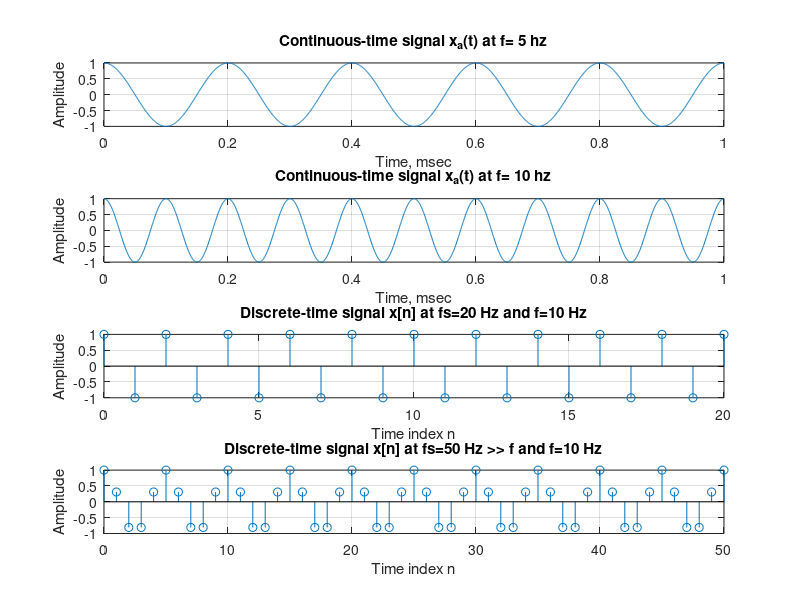

This figure's MATLAB source:
clc;
t = 0:0.0005:1; 
xa = cos(2*pi*5*t);
subplot(4,1,1);
plot(t,xa);
grid on; 
xlabel('Time, msec');
ylabel('Amplitude');
title('Continuous-time signal x_{a}(t) at f= 5 hz'); 
xb = cos(2*pi*10*t);
subplot(4,1,2);
plot(t,xb);
grid on; 
xlabel('Time, msec');
ylabel('Amplitude');
title('Continuous-time signal x_{a}(t) at f= 10 hz');  
fs =20;
T = 1/fs;
n = 0:T:1; 
xs = cos(2*pi*10*n);
k = 0:length(n)-1;
subplot(4,1,3),stem(k,xs); 
grid on;
xlabel('Time index n');
ylabel('Amplitude');
title('Discrete-time signal x[n] at fs=20 Hz and f=10 Hz'); 
fs =50;
T = 1/fs;
n = 0:T:1; 
xs = cos(2*pi*10*n);
k = 0:length(n)-1;
subplot(4,1,4),stem(k,xs); 
grid on;
xlabel('Time index n');
ylabel('Amplitude');
title('Discrete-time signal x[n] at fs=50 Hz >> f and f=10 Hz'); 
